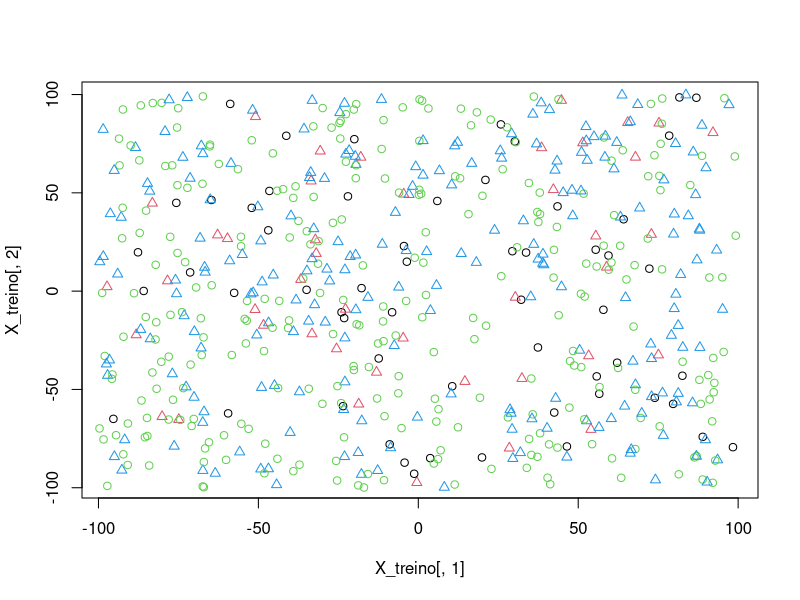
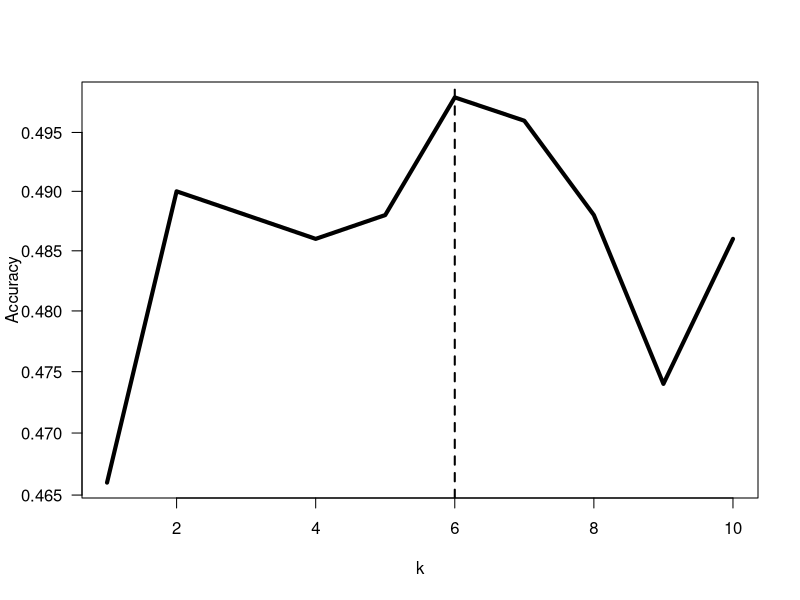

Reproduce these figures in R, in order.
rm (list=ls())

set.seed(1)

# Procedural knn
###########################
knn = function (k, X_treino, Y_treino, X_teste){
  
  mode = function(x) names(which.max(table(x)))
  
  X_treino = t(X_treino) # Transpose to speedup the distance calculation
  
  pred = rep(NULL, length(X_teste))
  
  for (row in 1:nrow(X_teste)){
    dist = sqrt(colSums((X_treino - X_teste[row, ])^2))  # Euclidean distance
    nearest = order(dist)[1:k]
    classes = Y_treino[nearest]
    pred [row] = mode(classes)
  }

  pred
}

xmin_treino = -100
xmax_treino = 100

xmin_teste = -100
xmax_teste = 100

nr_treino = 100
nr_teste = 500

nc = 10

###########################
# Generate random data
###########################

X_treino = matrix ( runif(nr_treino * nc, xmin_treino, xmax_treino),
                    ncol = nc)

X_teste = matrix ( runif(nr_teste * nc, xmin_teste, xmax_teste),
                    ncol = nc)

nclasses = 2
Y_treino = sample(nclasses, nr_treino, replace=T)

Y_teste = sample(nclasses, nr_teste, replace=T)

###########################


plot(X_treino[,1], X_treino[,2], col=Y_treino, pch=Y_treino)

points(X_teste[,1], X_teste[,2], col=Y_treino+10, pch=Y_treino)

max_k = 10

# Evaluate all values of k
###########################
start = Sys.time()
resp_k = sapply(1:max_k, function(k) {
          pred_teste = knn (k, X_treino, Y_treino, X_teste)
          accuracy = sum(pred_teste == Y_teste) / length(Y_teste)
        })
print (Sys.time() - start)


# Which values showed the best accuracies
############################################
print (which.max(resp_k))

par(las=1)
plot(resp_k, type="l", log="y", lwd=4, xlab="k", ylab="Accuracy")
abline(v=which.max(resp_k), lty=2, lwd=2)


